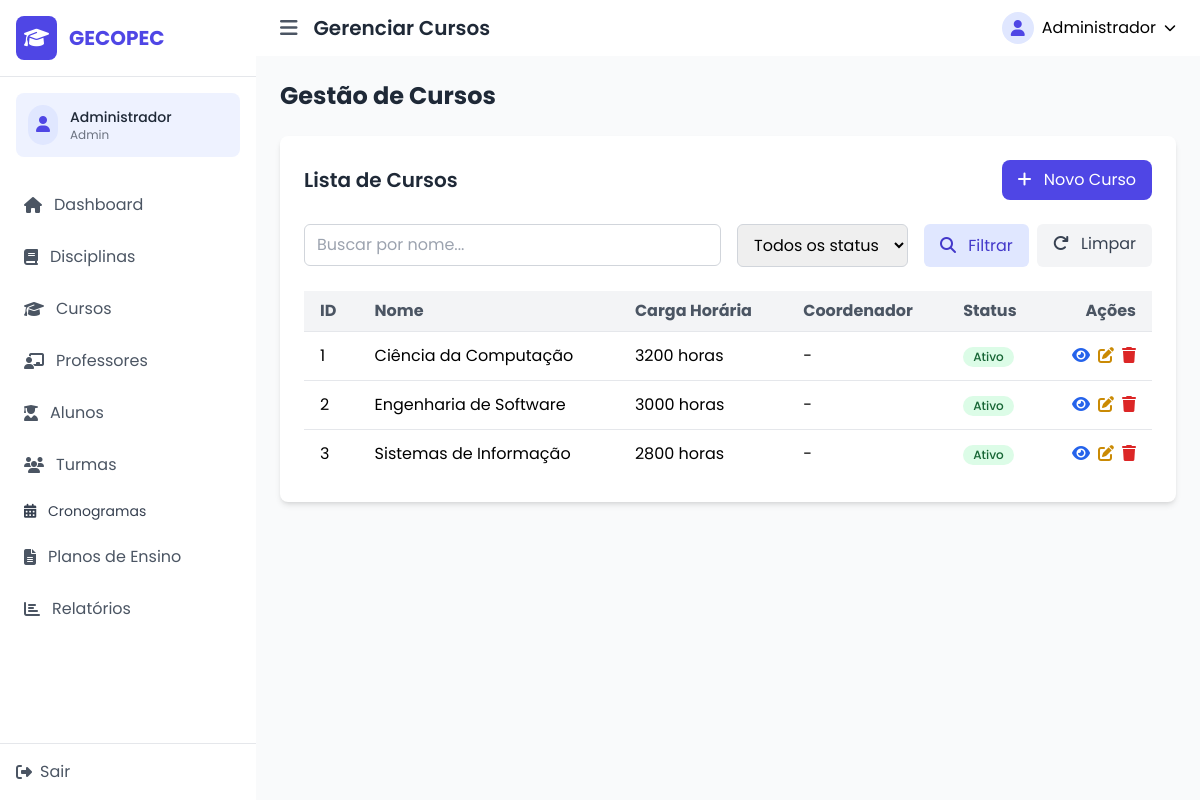
Page /index.php?page=cursos (signed in) on the committed database.
### tables this page shows
CREATE TABLE IF NOT EXISTS cursos (
    id INT AUTO_INCREMENT PRIMARY KEY,
    nome VARCHAR(255) NOT NULL,
    carga_horaria INT NOT NULL,
    ementa TEXT,
    objetivos TEXT,
    coordenador_id INT,
    status ENUM('ativo', 'inativo') DEFAULT 'ativo',
    created_at TIMESTAMP DEFAULT CURRENT_TIMESTAMP,
    updated_at TIMESTAMP DEFAULT CURRENT_TIMESTAMP ON UPDATE CURRENT_TIMESTAMP,
    FOREIGN KEY (coordenador_id) REFERENCES usuarios(id) ON DELETE SET NULL
);

### controllers/CursoController.php (called while the page is built, shortened)
<?php
require_once 'models/Curso.php';
class CursoController {
    private $cursoModel;
    public function __construct() {
        $this->cursoModel = new Curso();
    }
    public function index() {
        $filtros = [
            'busca' => isset($_GET['busca']) ? $_GET['busca'] : '',
            'status' => isset($_GET['status']) ? $_GET['status'] : ''
        ];
        $cursos = $this->cursoModel->getAllCursos($filtros);
        $data = [
            'title' => 'Gerenciar Cursos',
            'cursos' => $cursos,
            'mensagem' => isset($_SESSION['mensagem']) ? $_SESSION['mensagem'] : null
        ];
        $this->renderView('cursos/index', $data);
    }
    private function renderView($view, $data = []) {
        extract($data);
        require_once 'views/templates/header.php';
        require_once 'views/' . $view . '.php';
        require_once 'views/templates/footer.php';
    }
}
?>

### lib/Database.php (called while the page is built, shortened)
<?php
class Database {
    private static $instance = null;
    private $host = DB_HOST;
    private $user = DB_USER;
    private $pass = DB_PASS;
    private $dbname = DB_NAME;
    private function __construct() {
        $dsn = 'mysql:host=' . $this->host . ';dbname=' . $this->dbname;
        $options = array(
            PDO::ATTR_PERSISTENT => true,
            PDO::ATTR_ERRMODE => PDO::ERRMODE_EXCEPTION
        );
        try {
            $this->dbh = new PDO($dsn, $this->user, $this->pass, $options);
        } catch(PDOException $e) {
            $this->error = $e->getMessage();
            echo 'Erro de conexão: ' . $this->error;
        }
    }
    public static function getInstance() {
        if (self::$instance === null) {
            self::$instance = new self();
        }
        return self::$instance->dbh;
    }
}
?>

### models/Curso.php (called while the page is built, shortened)
<?php
require_once 'lib/Database.php';
class Curso {
    private $db;
    public function __construct() {
        $this->db = Database::getInstance();
    }
    public function getAllCursos($filtros = []) {
        try {
            $sql = "SELECT * FROM cursos WHERE 1=1";
            $params = [];
            $sql .= " ORDER BY nome ASC";
            $stmt = $this->db->prepare($sql);
            $stmt->execute($params);
            return $stmt->fetchAll(PDO::FETCH_OBJ);
        } catch (Exception $e) {
            error_log("Erro ao buscar cursos: " . $e->getMessage());
            return [];
        }
    }
}
?>

### views/cursos/index.php (the view, shortened to what this page needs)
<div class="mb-6">
    <div class="flex justify-between items-center">
        <h1 class="text-2xl font-bold text-gray-800">Gestão de Cursos</h1>
    </div>
</div>
<div class="bg-white rounded-lg shadow-md p-6">
    <div class="flex justify-between items-center mb-6">
        <h2 class="text-xl font-semibold text-gray-800">Lista de Cursos</h2>
        <a href="index.php?page=curso-create" class="bg-indigo-600 hover:bg-indigo-700 text-white px-4 py-2 rounded-lg transition duration-200">
            <i class="fas fa-plus mr-2"></i> Novo Curso
        </a>
    </div>
    <div class="mb-6">
        <form action="index.php" method="GET" class="flex flex-wrap gap-4">
            <div class="flex-1">
                <input
                    type="text"
                    name="busca"
                    placeholder="Buscar por nome..."
                    class="w-full px-3 py-2 border border-gray-300 rounded-md"
                    value="<?php echo isset($_GET['busca']) ? htmlspecialchars($_GET['busca']) : ''; ?>"
                >
            </div>
            <div class="w-full md:w-auto">
                <select
                    name="status"
                    class="w-full px-3 py-2 border border-gray-300 rounded-md"
                >
                    <option value="">Todos os status</option>
                </select>
            </div>
            <div class="flex space-x-2">
                <button type="submit" class="bg-indigo-100 hover:bg-indigo-200 text-indigo-700 px-4 py-2 rounded-md transition">
                    <i class="fas fa-search mr-2"></i> Filtrar
                </button>
                <a href="index.php?page=cursos" class="bg-gray-100 hover:bg-gray-200 text-gray-700 px-4 py-2 rounded-md transition">
                    <i class="fas fa-redo mr-2"></i> Limpar
                </a>
            </div>
        </form>
    </div>
    <?php if(count($cursos) > 0): ?>
    <div class="overflow-x-auto">
        <table class="w-full border-collapse">
            <thead>
                <tr class="bg-gray-100">
                    <th class="px-4 py-2 text-left text-gray-600">ID</th>
                    <th class="px-4 py-2 text-left text-gray-600">Nome</th>
                    <th class="px-4 py-2 text-left text-gray-600">Carga Horária</th>
                    <th class="px-4 py-2 text-left text-gray-600">Coordenador</th>
                    <th class="px-4 py-2 text-left text-gray-600">Status</th>
                    <th class="px-4 py-2 text-right text-gray-600">Ações</th>
                </tr>
            </thead>
            <tbody>
                <?php foreach($cursos as $curso): ?>
                <tr class="border-t hover:bg-gray-50">
                    <td class="px-4 py-3"><?php echo $curso->id; ?></td>
                    <td class="px-4 py-3"><?php echo $curso->nome; ?></td>
                    <td class="px-4 py-3"><?php echo $curso->carga_horaria; ?> horas</td>
                    <td class="px-4 py-3">
                        <?php echo isset($curso->coordenador_nome) ? $curso->coordenador_nome : '-'; ?>
                    </td>
                    <td class="px-4 py-3">
                        <span class="inline-flex items-center px-2.5 py-0.5 rounded-full text-xs font-medium <?php echo $curso->status == 'ativo' ? 'bg-green-100 text-green-800' : 'bg-red-100 text-red-800'; ?>">
                            <?php echo ucfirst($curso->status); ?>
                        </span>
                    </td>
                    <td class="px-4 py-3 text-right">
                        <div class="flex justify-end space-x-2">
                            <a href="index.php?page=curso-view&id=<?php echo $curso->id; ?>" class="text-blue-600 hover:text-blue-800" title="Visualizar">
                                <i class="fas fa-eye"></i>
                            </a>
                            <a href="index.php?page=curso-edit&id=<?php echo $curso->id; ?>" class="text-yellow-600 hover:text-yellow-800" title="Editar">
                                <i class="fas fa-edit"></i>
                            </a>
                            <a href="javascript:void(0)" onclick="confirmarExclusao(<?php echo $curso->id; ?>)" class="text-red-600 hover:text-red-800" title="Excluir">
                                <i class="fas fa-trash"></i>
                            </a>
                        </div>
                    </td>
                </tr>
                <?php endforeach; ?>
            </tbody>
        </table>
    </div>
    <?php endif; ?>
</div>

### rows in the picture
cursos: id "1", nome "Ciência da Computação", carga_horaria "3200", status "Ativo"
cursos: id "2", nome "Engenharia de Software", carga_horaria "3000", status "Ativo"
cursos: id "3", nome "Sistemas de Informação", carga_horaria "2800", status "Ativo"

### other values in the picture
APP_NAME "GECOPEC"
$_SESSION['usuario_nome'] "Administrador"
$_SESSION['usuario_tipo'] "Admin"
$title "Gerenciar Cursos"
